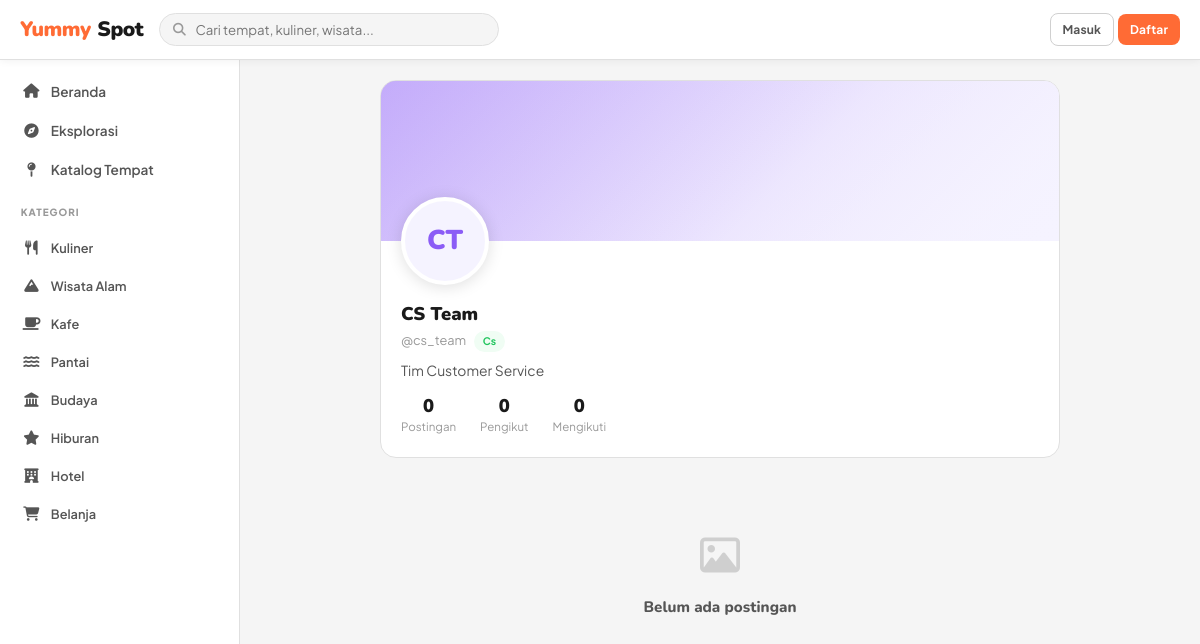
The page /profile.php?u=cs_team on the database its author committed.
### tables this page shows
CREATE TABLE categories (
    id         INT AUTO_INCREMENT PRIMARY KEY,
    name       VARCHAR(100) NOT NULL,
    icon       VARCHAR(255) DEFAULT NULL,
    created_at TIMESTAMP DEFAULT CURRENT_TIMESTAMP,
    UNIQUE KEY uq_category_name (name)
);

CREATE TABLE users (
    id              INT AUTO_INCREMENT PRIMARY KEY,
    fullname        VARCHAR(100) NOT NULL,
    username        VARCHAR(50)  NOT NULL UNIQUE,
    email           VARCHAR(100) NOT NULL UNIQUE,
    password        VARCHAR(255) NOT NULL,
    profile_picture VARCHAR(255) DEFAULT NULL,
    bio             TEXT         DEFAULT NULL,
    role            ENUM('user','owner','cs','admin') NOT NULL DEFAULT 'user',
    status          ENUM('active','suspended') NOT NULL DEFAULT 'active',
    created_at      TIMESTAMP DEFAULT CURRENT_TIMESTAMP,
    INDEX idx_role   (role),
    INDEX idx_status (status)
);

### config/database.php (called while the page is built, shortened)
<?php
function getDB() {
    static $pdo = null;
    if ($pdo === null) {
        try {
            $dsn = "mysql:host=".DB_HOST.";port=".DB_PORT.";dbname=".DB_NAME.";charset=utf8mb4";
            $pdo = new PDO($dsn, DB_USER, DB_PASS, [
                PDO::ATTR_ERRMODE            => PDO::ERRMODE_EXCEPTION,
                PDO::ATTR_DEFAULT_FETCH_MODE => PDO::FETCH_ASSOC,
                PDO::ATTR_EMULATE_PREPARES   => false,
            ]);
        } catch (PDOException $e) {
            die('<div style="font-family:sans-serif;padding:2rem;background:#fee;color:#c00;border:1px solid #fcc;border-radius:8px;margin:2rem"><strong>Database Error:</strong> '.$e->getMessage().'<br><br>Pastikan MySQL berjalan dan sudah import <code>install.sql</code></div>');
        }
    }
    return $pdo;
}

### includes/helpers.php (called while the page is built, shortened)
<?php
require_once __DIR__ . '/../config/database.php';
function e($s)           { return htmlspecialchars((string)$s, ENT_QUOTES, 'UTF-8'); }
function fmtNum($n) {
    return (string)$n;
}
function initials($name) {
    $p = explode(' ', trim($name));
    return strtoupper(substr($p[0],0,1).(isset($p[1])?substr($p[1],0,1):''));
}

### profile.php (the view, shortened to what this page needs)
<?php
require_once __DIR__ . '/includes/helpers.php';
$db    = getDB();
$uname = trim($_GET['u'] ?? '');
$st = $db->prepare("SELECT * FROM users WHERE username = ? AND status = 'active' LIMIT 1");
$st->execute([$uname]);
$profile = $st->fetch();
require_once __DIR__ . '/includes/header.php';
$fcSt = $db->prepare("SELECT COUNT(*) FROM follows WHERE following_id = ?"); $fcSt->execute([$profile['id']]); $followers = (int)$fcSt->fetchColumn();
$fgSt = $db->prepare("SELECT COUNT(*) FROM follows WHERE follower_id = ?");  $fgSt->execute([$profile['id']]); $following = (int)$fgSt->fetchColumn();
$pcSt = $db->prepare("SELECT COUNT(*) FROM posts WHERE user_id = ? AND status = 'published'"); $pcSt->execute([$profile['id']]); $postCount = (int)$pcSt->fetchColumn();
$posts = $db->prepare("
    SELECT p.*, (SELECT COUNT(*) FROM likes WHERE post_id=p.id) AS lc,
                (SELECT COUNT(*) FROM comments WHERE post_id=p.id) AS cc
    FROM posts p WHERE p.user_id = ? AND p.status = 'published'
    ORDER BY p.created_at DESC LIMIT 18
");
$posts->execute([$profile['id']]);
$posts = $posts->fetchAll();
$pals = [['#FF6B35','#fff5f0'],['#8b5cf6','#f5f3ff'],['#22c55e','#f0fdf4'],['#3b82f6','#eff6ff'],['#f59e0b','#fffbeb'],['#ec4899','#fdf2f8']];
$pp   = $pals[($profile['id'] - 1) % count($pals)];
?>
<div class="app-wrap">
<?php require_once __DIR__ . '/includes/sidebar.php'; ?>
<main class="main" style="max-width:720px; margin:0 auto;">
  <div style="background:#fff;border:1px solid var(--border);border-radius:var(--r-lg);margin-bottom:1rem;overflow:hidden;position:relative;">
    <div style="height:160px;position:relative;overflow:hidden;background:linear-gradient(135deg,<?= $pp[0] ?>44,<?= $pp[1] ?>);">
      <div style="position:absolute;inset:0;background:linear-gradient(135deg,<?= $pp[0] ?>55 0%,transparent 60%,<?= $pp[1] ?> 100%);"></div>
    </div>
    <div style="padding:0 1.25rem 1.25rem;">
      <div style="display:flex;align-items:flex-end;justify-content:space-between;margin-top:-44px;margin-bottom:.85rem;">
        <div style="flex-shrink:0;z-index:1;position:relative;">
          <div class="avatar" style="width:88px;height:88px;font-size:1.7rem;font-weight:900;background:<?= $pp[1] ?>;color:<?= $pp[0] ?>;border:4px solid #fff;box-shadow:0 2px 16px rgba(0,0,0,.13);">
            <?php if ($profile['profile_picture']): ?>
              <img src="<?= e($profile['profile_picture']) ?>" alt="">
            <?php else: ?>
              <?= initials($profile['fullname']) ?>
            <?php endif; ?>
          </div>
        </div>
      </div>
      <div style="font-family:'Nunito',sans-serif;font-size:1.15rem;font-weight:900;margin-bottom:.15rem;">
        <?= e($profile['fullname']) ?>
      </div>
      <div style="font-size:.8rem;color:var(--text3);margin-bottom:.45rem;">
        @<?= e($profile['username']) ?>
        <span class="role-badge role-<?= $profile['role'] ?>" style="margin-left:.35rem;"><?= ucfirst($profile['role']) ?></span>
      </div>
      <?php if ($profile['bio']): ?>
      <p style="font-size:.87rem;color:var(--text2);line-height:1.65;margin-bottom:.75rem;">
        <?= nl2br(e($profile['bio'])) ?>
      </p>
      <?php endif; ?>
      <div style="display:flex;gap:1.5rem;flex-wrap:wrap;">
        <div style="text-align:center;">
          <div style="font-family:'Nunito',sans-serif;font-size:1.15rem;font-weight:900;line-height:1.2;"><?= fmtNum($postCount) ?></div>
          <div style="font-size:.72rem;color:var(--text3);margin-top:.1rem;">Postingan</div>
        </div>
        <div style="text-align:center;">
          <div style="font-family:'Nunito',sans-serif;font-size:1.15rem;font-weight:900;line-height:1.2;" id="fc"><?= fmtNum($followers) ?></div>
          <div style="font-size:.72rem;color:var(--text3);margin-top:.1rem;">Pengikut</div>
        </div>
        <div style="text-align:center;">
          <div style="font-family:'Nunito',sans-serif;font-size:1.15rem;font-weight:900;line-height:1.2;"><?= fmtNum($following) ?></div>
          <div style="font-size:.72rem;color:var(--text3);margin-top:.1rem;">Mengikuti</div>
        </div>
      </div>
    </div>
  </div>
  <?php if (empty($posts)): ?>
  <div class="empty">
    <div class="e-icon"><i class="fa-regular fa-image"></i></div>
    <h3>Belum ada postingan</h3>
  </div>
  <?php endif; ?>
</main>
</div>
<?php require_once __DIR__ . '/includes/footer.php'; ?>

### includes/sidebar.php (shortened to what this page needs)
<?php
$pg       = basename($_SERVER['PHP_SELF'], '.php');
$isCatalogPage = in_array($pg, ['catalog', 'catalog-detail']);
?>
<aside class="sidebar">
  <div class="sidebar-section">
    <a href="<?= APP_URL ?>/index.php" class="sb-item <?= $pg==='index' ? 'active' : '' ?>">
      <i class="fa-solid fa-house si"></i> Beranda
    </a>
    <a href="<?= APP_URL ?>/explore.php" class="sb-item <?= $pg==='explore' ? 'active' : '' ?>">
      <i class="fa-solid fa-compass si"></i> Eksplorasi
    </a>
    <a href="<?= APP_URL ?>/catalog.php" class="sb-item <?= $isCatalogPage ? 'active' : '' ?>">
      <i class="fa-solid fa-map-pin si"></i> Katalog Tempat
    </a>
  </div>
  <div class="sb-label">Kategori</div>
  <?php
  $activeCatId = (int)($_GET['cat'] ?? 0);
  $cats = getDB()->query("SELECT * FROM categories ORDER BY id LIMIT 8")->fetchAll();
  foreach ($cats as $c):
    $isCatActive = $isCatalogPage && $activeCatId === (int)$c['id'];
  ?>
  <a href="<?= APP_URL ?>/catalog.php?cat=<?= $c['id'] ?>"
     class="sb-item <?= $isCatActive ? 'active' : '' ?>"
     style="font-size:.8rem;">
    <i class="fa-solid <?= e($c['icon']) ?> si"></i> <?= e($c['name']) ?>
  </a>
  <?php endforeach; ?>
</aside>

### assets/css/app.css (style rules this page uses)
:root { --white: #ffffff; --bg: #f5f5f5; --bg2: #fafafa; --card: #ffffff; --border: #e0e0e0; --border2: #d0d0d0; --text: #1a1a1a; --text2: #555555; --text3: #999999; --accent: #FF6B35; --accent2: #ff8c5a; --accent-bg:#fff3ee; --green: #22c55e; --red: #ef4444; --amber: #f59e0b; --blue: #3b82f6; --purple: #8b5cf6; --nav-h: 60px; --sidebar-w:240px; --r: 12px; --r-sm: 8px; --r-lg: 16px; --shadow: 0 1px 3px rgba(0,0,0,.08), 0 4px 16px rgba(0,0,0,.05); --shadow-md:0 4px 20px rgba(0,0,0,.12); }
*,*::before,*::after { box-sizing:border-box; margin:0; padding:0; }
html { scroll-behavior:smooth; }
body { font-family:'Plus Jakarta Sans',sans-serif; background:var(--bg); color:var(--text); font-size:14px; line-height:1.6; }
a { color:inherit; text-decoration:none; }
h1,h2,h3,h4 { font-family:'Nunito',sans-serif; font-weight:800; line-height:1.2; }
.avatar { border-radius:50%; overflow:hidden; display:flex; align-items:center; justify-content:center; font-weight:800; flex-shrink:0; font-family:'Nunito',sans-serif; }
.role-badge { display:inline-flex; align-items:center; gap:.25rem; padding:.15rem .55rem; border-radius:20px; font-size:.65rem; font-weight:700; }
.role-cs { background:#f0fdf4; color:#22c55e; }
.app-wrap { display:flex; min-height:calc(100vh - var(--nav-h)); }
.sidebar { width:var(--sidebar-w); flex-shrink:0; background:#fff; border-right:1px solid var(--border); padding:.75rem .65rem; position:sticky; top:var(--nav-h); height:calc(100vh - var(--nav-h)); overflow-y:auto; }
.main { flex:1; min-width:0; padding:1.25rem; }
.sb-label { font-size:.62rem; color:var(--text3); font-weight:800; text-transform:uppercase; letter-spacing:.1em; padding:.2rem .65rem; margin:.75rem 0 .3rem; }
.sb-item { display:flex; align-items:center; gap:.65rem; padding:.55rem .75rem; border-radius:var(--r-sm); font-size:.85rem; font-weight:600; color:var(--text2); cursor:pointer; transition:all .15s; text-decoration:none; border:none; background:transparent; width:100%; }
.sb-item .si { width:18px; text-align:center; font-size:.9rem; }
.empty { text-align:center; padding:3rem 1.5rem; color:var(--text3); }
.empty .e-icon { font-size:2.5rem; margin-bottom:.75rem; opacity:.4; }
.empty h3 { font-size:.95rem; margin-bottom:.35rem; color:var(--text2); }

### rows shown on the page
categories: name "Kuliner"
categories: name "Wisata Alam"
categories: name "Kafe"
categories: name "Pantai"
categories: name "Budaya"
categories: name "Hiburan"
categories: name "Hotel"
categories: name "Belanja"
users: fullname "CT", fullname "CS Team", username "cs_team", role "Cs", bio "Tim Customer Service"

### other values the page prints
fmtNum($postCount) "0"
fmtNum($followers) "0"
fmtNum($following) "0"
